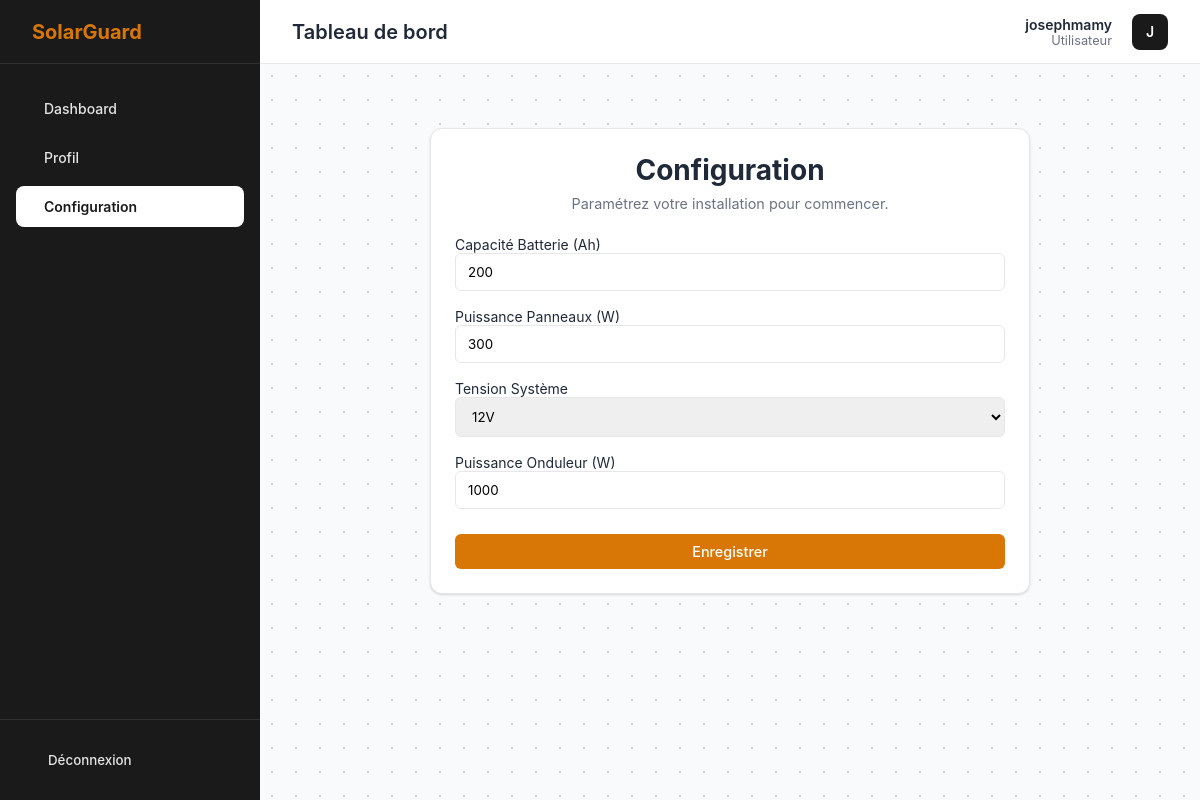
Screenshot of /setup-system/ (signed in) with the database file from the repository.
### core/models.py (models this page shows, shortened)
class SolarSystem(models.Model):
    user = models.OneToOneField(User, on_delete=models.CASCADE, related_name='solar_system')
    battery_capacity_ah = models.IntegerField(help_text="Capacité de la batterie en Ah")
    panel_power_w = models.IntegerField(help_text="Puissance des panneaux en Watts")
    system_voltage = models.IntegerField(choices=[(12, '12V'), (24, '24V')], default=12)
    inverter_power_w = models.IntegerField(help_text="Puissance de l'onduleur en Watts", null=True, blank=True)

### core/views.py (the view)
# urls.py: path('setup-system/', views.setup_system, name='setup_system'),
@login_required
def setup_system(request):
    try:
        instance = request.user.solar_system
    except SolarSystem.DoesNotExist:
        instance = None
    if request.method == 'POST':
        form = SolarSystemForm(request.POST, instance=instance)
        if form.is_valid():
            solar_system = form.save(commit=False)
            solar_system.user = request.user
            solar_system.save()
            return redirect('dashboard')
    else:
        form = SolarSystemForm(instance=instance)
    return render(request, 'core/setup_system.html', {'form': form})

### core/forms.py
class SolarSystemForm(forms.ModelForm):
    class Meta:
        model = SolarSystem
        fields = ['battery_capacity_ah', 'panel_power_w', 'system_voltage', 'inverter_power_w']
        labels = {
            'battery_capacity_ah': 'Capacité Batterie (Ah)',
            'panel_power_w': 'Puissance Panneaux (W)',
            'system_voltage': 'Tension Système',
            'inverter_power_w': 'Puissance Onduleur (W)',
        }

### core/templates/core/setup_system.html (shortened to what this page needs)
{% extends 'base.html' %}
{% block content %}
<div class="card" style="max-width: 600px; margin: 2rem auto;">
    <h1 style="text-align: center; margin-bottom: 8px;">Configuration</h1>
    <p class="text-muted" style="text-align: center; margin-bottom: 24px;">Paramétrez votre installation pour commencer.
    </p>
    <form method="post">
        {% for field in form %}
        <div style="margin-bottom: 16px;">
            <label for="{{ field.id_for_label }}">{{ field.label }}</label>
            {{ field }}
        </div>
        {% endfor %}
        <button type="submit" class="btn btn-primary" style="width: 100%; margin-top: 8px;">Enregistrer</button>
    </form>
</div>
{% endblock %}

### templates/base.html (shortened to what this page needs)
{% load static %}
<!DOCTYPE html>
<html lang="fr">
<head>
    <link href="{% static 'css/style.css' %}" rel="stylesheet">
</head>
<body>
    <div class="d-flex">
        {% block sidebar %}
        {% if user.is_authenticated %}
        <aside class="sidebar" id="sidebar">
            <div class="sidebar-logo" style="position: relative;">
                 SolarGuard
            </div>
            <ul class="sidebar-menu">
                <li>
                    <a href="{% url 'dashboard' %}"
                        class="sidebar-link {% if request.resolver_match.url_name == 'dashboard' %}active{% endif %}">
                         Dashboard
                    </a>
                </li>
                <li>
                    <a href="{% url 'profile' %}"
                        class="sidebar-link {% if request.resolver_match.url_name == 'profile' %}active{% endif %}">
                         Profil
                    </a>
                </li>
                <li>
                    <a href="{% url 'setup_system' %}"
                        class="sidebar-link {% if request.resolver_match.url_name == 'setup_system' %}active{% endif %}">
                         Configuration
                    </a>
                </li>
            </ul>
            <div class="sidebar-footer">
                <form action="{% url 'logout' %}" method="post">
                    <button type="submit" class="sidebar-link"
                        style="background:none; border:none; width:100%; cursor:pointer;">
                         Déconnexion
                    </button>
                </form>
            </div>
        </aside>
        {% endif %}
        {% endblock %}
        <div class="main-wrapper" {% if not user.is_authenticated %}style="margin-left:0; width:100%;" {% endif %}>
            {% if user.is_authenticated %}
            <header class="topbar">
                <div style="display:flex; align-items:center; gap:16px;">
                    <div class="page-title">{% block page_title %}Tableau de bord{% endblock %}</div>
                </div>
                <div class="user-menu">
                    <div style="text-align:right; margin-right:8px;">
                        <div style="font-weight:600;">{{ user.username }}</div>
                        <div style="font-size:0.8rem; color:var(--text-muted);">Utilisateur</div>
                    </div>
                    <div class="user-avatar">
                        {{ user.username|make_list|first|upper }}
                    </div>
                </div>
            </header>
            {% endif %}
            <div class="content-area">
                {% block content %}{% endblock %}
            </div>
        </div>
    </div>
</body>
</html>

### static/css/style.css (style rules this page uses)
:root { --primary: #d97706; --primary-bg: #fff7ed; --primary-hover: #b45309; --sidebar-bg: #1a1a1a; --sidebar-text: #e5e5e5; --sidebar-active: #d97706; --bg: #f3f4f6; --card-bg: #ffffff; --text: #1f2937; --text-muted: #6b7280; --border: #e5e7eb; --success: #15803d; --warning: #a16207; --danger: #dc2626; --font-family: 'Inter', -apple-system, BlinkMacSystemFont, "Segoe UI", Roboto, sans-serif; }
* { margin: 0; padding: 0; box-sizing: border-box; font-family: var(--font-family); }
body { background-color: var(--bg); color: var(--text); min-height: 100vh; display: flex; font-size: 14px; }
.d-flex { display: flex; width: 100%; min-height: 100vh; }
.sidebar { width: 260px; background-color: var(--sidebar-bg); color: var(--sidebar-text); display: flex; flex-direction: column; position: fixed; height: 100vh; left: 0; top: 0; z-index: 1000; }
.sidebar-logo { height: 64px; display: flex; align-items: center; padding: 0 24px; font-size: 1.25rem; font-weight: 700; color: var(--primary); border-bottom: 1px solid rgba(255, 255, 255, 0.1); }
.sidebar-menu { flex: 1; padding: 24px 16px; list-style: none; display: flex; flex-direction: column; gap: 8px; }
.sidebar-link { display: flex; align-items: center; gap: 12px; padding: 12px 16px; color: var(--sidebar-text); text-decoration: none; border-radius: 8px; font-weight: 500; transition: all 0.2s; }
.sidebar-link.active { background-color: white; color: var(--sidebar-bg); font-weight: 600; }
.sidebar-footer { padding: 20px; border-top: 1px solid rgba(255, 255, 255, 0.1); }
.main-wrapper { flex: 1; margin-left: 260px; display: flex; flex-direction: column; width: calc(100% - 260px); }
.topbar { height: 64px; background: white; border-bottom: 1px solid var(--border); display: flex; align-items: center; justify-content: space-between; padding: 0 32px; position: sticky; top: 0; z-index: 900; }
.page-title { font-size: 1.25rem; font-weight: 600; color: var(--text); }
.user-menu { display: flex; align-items: center; gap: 12px; }
.user-avatar { width: 36px; height: 36px; border-radius: 8px; background-color: var(--sidebar-bg); color: white; display: flex; align-items: center; justify-content: center; font-weight: 600; }
.content-area { padding: 32px; flex: 1; background-color: #f8fafc; background-image: radial-gradient(#94a3b8 2px, transparent 2px); background-size: 30px 30px; animation: moveBackground 5s linear infinite; }
.card { background: white; border-radius: 12px; box-shadow: 0 1px 3px 0 rgba(0, 0, 0, 0.1), 0 1px 2px 0 rgba(0, 0, 0, 0.06); padding: 24px; margin-bottom: 24px; border: 1px solid var(--border); }
.btn { display: inline-flex; align-items: center; justify-content: center; padding: 8px 16px; border-radius: 6px; font-weight: 500; transition: all 0.2s; cursor: pointer; border: 1px solid transparent; text-decoration: none; font-size: 0.9rem; }
.btn-primary { background: var(--primary); color: white; }
input, select { width: 100%; padding: 10px 12px; border-radius: 6px; border: 1px solid var(--border); margin-bottom: 1px; }
.text-muted { color: var(--text-muted); font-size: 0.9rem; }
.card { animation: fadeInUp 0.6s ease-out forwards; opacity: 0; }
.btn-primary { position: relative; overflow: hidden; }
.btn-primary::after { content: ''; position: absolute; top: 50%; left: 50%; width: 0; height: 0; background: rgba(255, 255, 255, 0.2); border-radius: 50%; transform: translate(-50%, -50%); transition: width 0.6s ease, height 0.6s ease; }

### core/templates/core/setup_system.html (style rules this page uses)
.content-area { background-color: #f8fafc; background-image: radial-gradient(#cbd5e1 1px, transparent 1px); background-size: 24px 24px; animation: moveBackground 20s linear infinite; }

### rows the page displays
SolarSystem: form "200" "300" "12V" "1000"

### other values shown
{{ user.username }} "josephmamy"
{{ user.username|make_list|first|upper }} "J"
{{ field.label }} "Capacité Batterie (Ah)" "Puissance Panneaux (W)" "Tension Système" "Puissance Onduleur (W)"
